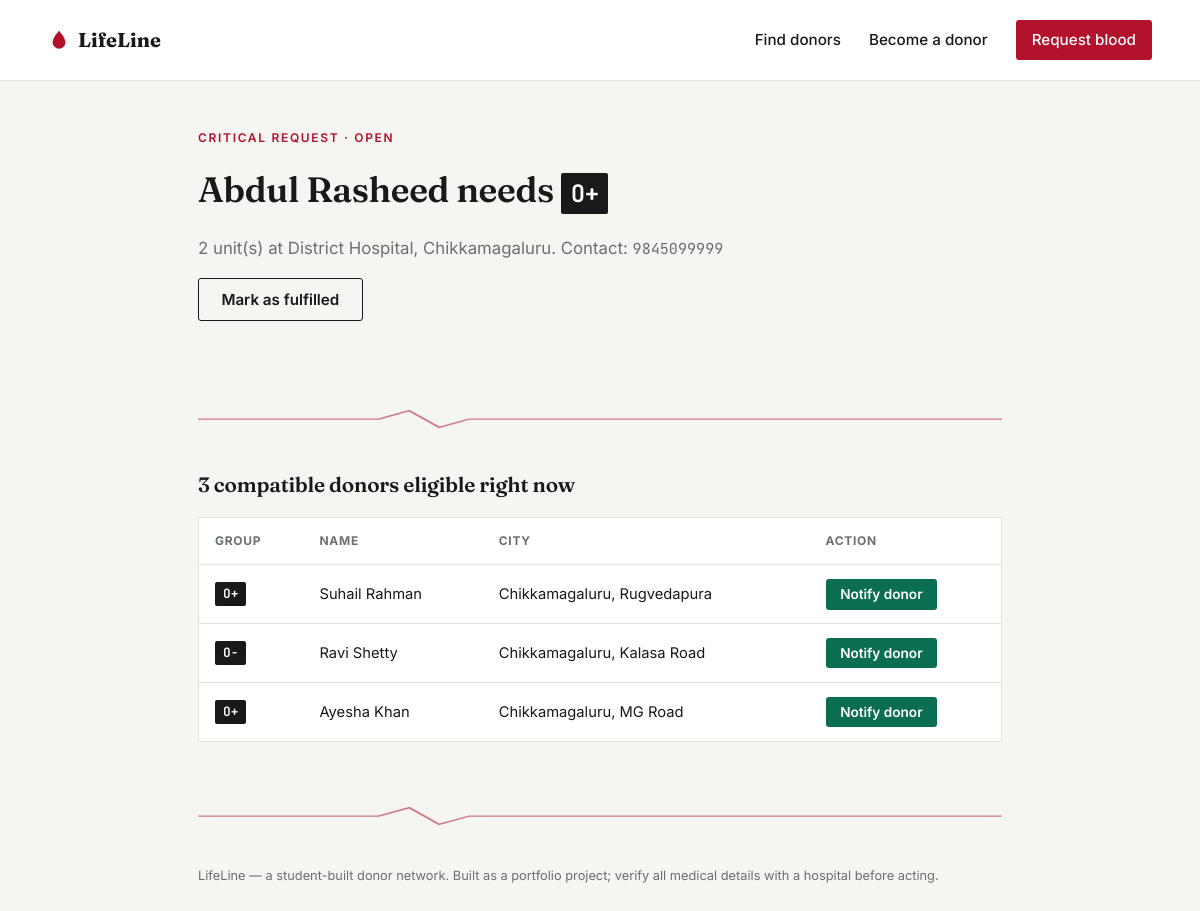
/request/3, run on the app's committed database.
### tables this page shows
CREATE TABLE requests (
            id INTEGER PRIMARY KEY AUTOINCREMENT,
            patient_name TEXT NOT NULL,
            blood_group TEXT NOT NULL,
            hospital TEXT NOT NULL,
            city TEXT NOT NULL,
            units_needed INTEGER NOT NULL DEFAULT 1,
            urgency TEXT NOT NULL DEFAULT 'Normal',
            contact_phone TEXT NOT NULL,
            status TEXT NOT NULL DEFAULT 'Open',
            created_at TEXT NOT NULL
        );

CREATE TABLE donors (
            id INTEGER PRIMARY KEY AUTOINCREMENT,
            name TEXT NOT NULL,
            blood_group TEXT NOT NULL,
            phone TEXT NOT NULL,
            city TEXT NOT NULL,
            area TEXT,
            last_donation_date TEXT,
            created_at TEXT NOT NULL
        );

### app.py (the view)
@app.route("/request/<int:request_id>")
def request_detail(request_id):
    db = get_db()
    req = db.execute("SELECT * FROM requests WHERE id = ?", (request_id,)).fetchone()
    if req is None:
        flash("Request not found.", "error")
        return redirect(url_for("home"))
    compatible_groups = DONATION_COMPATIBILITY_REVERSE.get(req["blood_group"], [req["blood_group"]])
    placeholders = ",".join("?" for _ in compatible_groups)
    donor_rows = db.execute(
        f"""SELECT * FROM donors
            WHERE blood_group IN ({placeholders}) AND city LIKE ?
            ORDER BY created_at DESC""",
        (*compatible_groups, f"%{req['city']}%"),
    ).fetchall()
    matches = []
    for r in donor_rows:
        eligible, next_date = is_eligible(r["last_donation_date"])
        if eligible:
            matches.append({**dict(r), "next_eligible_date": None})
    responded = db.execute(
        "SELECT donor_id, status FROM responses WHERE request_id = ?", (request_id,)
    ).fetchall()
    responded_ids = {row["donor_id"]: row["status"] for row in responded}
    return render_template(
        "request_detail.html",
        req=req,
        matches=matches,
        responded_ids=responded_ids,
        match_count=len(matches),
    )

### app.py (called while the page is built)
def get_db():
    if "db" not in g:
        g.db = sqlite3.connect(DB_PATH)
        g.db.row_factory = sqlite3.Row
        g.db.execute("PRAGMA foreign_keys = ON")
    return g.db

def is_eligible(last_donation_date_str):
    if not last_donation_date_str:
        return True, None
    last = datetime.strptime(last_donation_date_str, "%Y-%m-%d").date()
    next_eligible = last + timedelta(days=ELIGIBILITY_GAP_DAYS)
    return date.today() >= next_eligible, next_eligible

### templates/request_detail.html (shortened to what this page needs)
{% extends "base.html" %}
{% block content %}
<section class="form-page">
  <p class="eyebrow urgency-{{ req['urgency']|lower }}">{{ req['urgency'] }} request &middot; {{ req['status'] }}</p>
  <h1>{{ req['patient_name'] }} needs <span class="tag tag-lg">{{ req['blood_group'] }}</span></h1>
  <p class="hero-sub">{{ req['units_needed'] }} unit(s) at {{ req['hospital'] }}, {{ req['city'] }}. Contact: <span class="mono">{{ req['contact_phone'] }}</span></p>
  {% if req['status'] == 'Open' %}
  <form method="post" action="{{ url_for('resolve_request', request_id=req['id']) }}" style="margin-bottom: 2rem;">
    <button type="submit" class="btn btn-ghost">Mark as fulfilled</button>
  </form>
  {% endif %}
</section>
<div class="pulse-divider" aria-hidden="true">
  <svg viewBox="0 0 400 24" preserveAspectRatio="none"><polyline points="0,12 90,12 105,2 120,22 135,12 400,12" fill="none" stroke="currentColor" stroke-width="1.5"/></svg>
</div>
<section class="donor-list">
  <h2>{{ match_count }} compatible donor{{ 's' if match_count != 1 }} eligible right now</h2>
  {% if matches %}
    <table class="data-table">
      <thead>
        <tr>
          <th>Group</th>
          <th>Name</th>
          <th>City</th>
          <th>Action</th>
        </tr>
      </thead>
      <tbody>
        {% for d in matches %}
        <tr>
          <td><span class="tag">{{ d.blood_group }}</span></td>
          <td>{{ d.name }}</td>
          <td>{{ d.city }}{% if d.area %}, {{ d.area }}{% endif %}</td>
          <td>
            {% if d.id in responded_ids %}
              <span class="status status-open">{{ responded_ids[d.id] }} &middot; <span class="mono">{{ d.phone }}</span></span>
            {% else %}
              <form method="post" action="{{ url_for('notify_donor', request_id=req['id'], donor_id=d.id) }}">
                <button type="submit" class="btn btn-sm">Notify donor</button>
              </form>
            {% endif %}
          </td>
        </tr>
        {% endfor %}
      </tbody>
    </table>
  {% else %}
    <p class="empty">No eligible compatible donors yet in {{ req['city'] }}. Widen the search by checking the full <a href="{{ url_for('donors_list') }}">donor directory</a>, or share this request so more donors register.</p>
  {% endif %}
</section>
{% endblock %}

### static/style.css (style rules this page uses)
:root { --bg: #F5F5F1; --surface: #FFFFFF; --ink: #17191A; --muted: #6B6F72; --border: #E3E1DA; --crimson: #B3122D; --crimson-dark: #8A0E23; --teal: #0B6E52; --amber: #B4720A; --radius: 3px; }
* { box-sizing: border-box; }
html { scroll-behavior: smooth; }
body { margin: 0; background: var(--bg); color: var(--ink); font-family: 'Inter', system-ui, sans-serif; line-height: 1.55; }
h1, h2, h3 { font-family: 'Fraunces', Georgia, serif; font-weight: 600; letter-spacing: -0.01em; margin: 0 0 0.5rem; }
.mono { font-family: 'JetBrains Mono', monospace; font-size: 0.9em; }
.eyebrow { text-transform: uppercase; letter-spacing: 0.14em; font-size: 0.75rem; font-weight: 600; color: var(--crimson); margin: 0 0 1rem; }
.eyebrow.urgency-critical { color: var(--crimson); }
.hero-sub { max-width: 52ch; color: var(--muted); font-size: 1.05rem; }
.btn { display: inline-block; padding: 0.7rem 1.4rem; border-radius: var(--radius); text-decoration: none; font-weight: 600; font-size: 0.95rem; border: 1px solid transparent; cursor: pointer; font-family: inherit; }
.btn-ghost { background: transparent; border-color: var(--ink); color: var(--ink); }
.btn-sm { padding: 0.4rem 0.85rem; font-size: 0.85rem; background: var(--teal); color: #fff; border-radius: var(--radius); }
.pulse-divider { color: var(--crimson); opacity: 0.55; margin: 2.5rem 0; }
.pulse-divider svg { width: 100%; height: 20px; display: block; }
.tag { display: inline-block; font-family: 'JetBrains Mono', monospace; font-weight: 600; font-size: 0.8rem; background: var(--ink); color: #fff; padding: 0.15rem 0.5rem; border-radius: 2px; }
.tag-lg { font-size: 1.5rem; padding: 0.1rem 0.6rem; vertical-align: middle; }
.form-page { padding: 3rem 0 1rem; }
.form-page h1 { font-size: 2.2rem; margin-bottom: 0.5rem; }
.donor-list { margin-bottom: 4rem; }
.donor-list h2 { font-size: 1.3rem; margin-bottom: 1rem; }
.data-table { width: 100%; border-collapse: collapse; background: var(--surface); border: 1px solid var(--border); }
.data-table th, .data-table td { text-align: left; padding: 0.85rem 1rem; border-bottom: 1px solid var(--border); font-size: 0.92rem; }
.data-table th { font-size: 0.75rem; text-transform: uppercase; letter-spacing: 0.06em; color: var(--muted); }

### data on the page
requests: urgency "CRITICAL", status "OPEN", patient_name "Abdul Rasheed", blood_group "O+", units_needed "2", hospital "District Hospital", city "Chikkamagaluru", contact_phone "9845099999"
donors: blood_group "O+", name "Suhail Rahman", city "Chikkamagaluru", area "Rugvedapura"
donors: blood_group "O-", name "Ravi Shetty", city "Chikkamagaluru", area "Kalasa Road"
donors: blood_group "O+", name "Ayesha Khan", city "Chikkamagaluru", area "MG Road"

### other printed values
{{ match_count }} "3"
{{ 's' if match_count != 1 }} "s"
